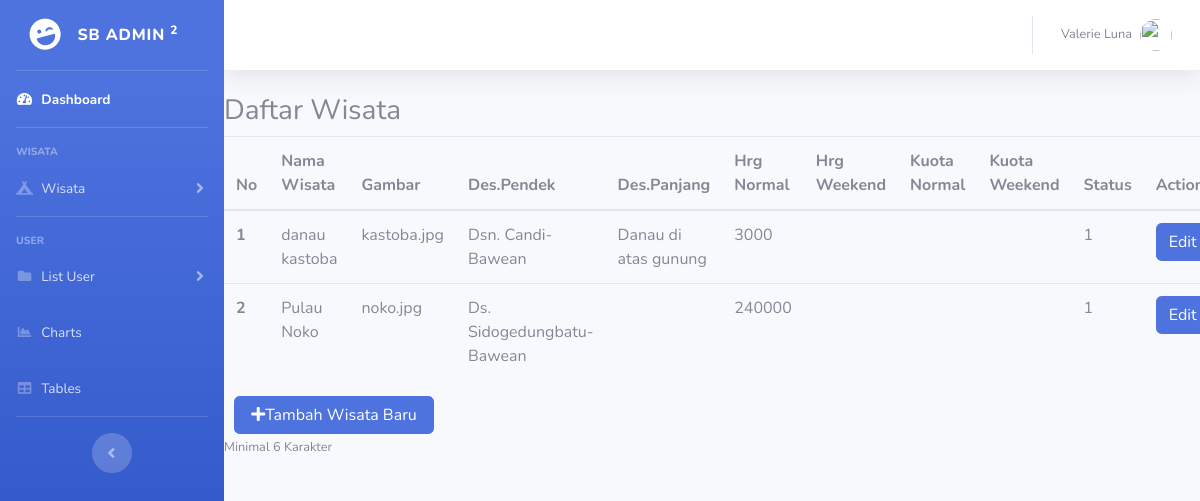
The app's page /index.php/c_admin/wisata with its own data.
### tables this page shows
CREATE TABLE `wisata` (
  `wis_id` int(11) NOT NULL,
  `wis_nama` varchar(200) NOT NULL,
  `wis_img` varchar(200) NOT NULL,
  `wis_desc_short` text NOT NULL,
  `wis_desc_long` text NOT NULL,
  `wis_hrg_weekday` decimal(10,0) NOT NULL,
  `wis_status` int(11) NOT NULL
);

### application/controllers/C_admin.php (called while the page is built, shortened)
<?php
class C_admin extends CI_Controller {
	function __construct(){
		$this->load->model('M_wisata');
	}
	public function wisata(){
		$data['wisata'] = $this->M_wisata->tampil_data()->result();
		$this->load->view('templates/admin/header');
		$this->load->view('templates/admin/sidebar');
		$this->load->view('admin/a_wisata' , $data);
		$this->load->view('templates/admin/footer');
	}
}
?>

### index.php (called while the page is built, shortened)
<?php
require_once BASEPATH.'core/CodeIgniter.php';

### application/models/M_wisata.php (called while the page is built, shortened)
<?php
class M_wisata extends CI_Model
{
	public function tampil_data()
	{
		return $this->db->get('wisata');
	}
}

### application/views/admin/a_wisata.php (the view, shortened to what this page needs)
<h3>Daftar Wisata</h3>
<table class="table table-hover">
  <thead>
    <tr>
      <th scope="col">No</th>
      <th scope="col">Nama Wisata</th>
      <th scope="col">Gambar</th>
      <th scope="col">Des.Pendek</th>
      <th scope="col">Des.Panjang</th>
      <th scope="col">Hrg Normal</th>
      <th scope="col">Hrg Weekend</th>
      <th scope="col">Kuota Normal</th>
      <th scope="col">Kuota Weekend</th>
      <th scope="col">Status</th>
      <th scope="col">Action</th>
    </tr>
  </thead>
  <tbody>
    <?php
    $no = 1;
    foreach ($wisata as $wis ):
 ?>
    <tr>
      <th scope="row"><?php echo $no; $no++; ?></th>
      <td><?php echo $wis->wis_nama; ?></td>
      <td><?php echo $wis->wis_img; ?></td>
      <td><?php echo $wis->wis_desc_short; ?></td>
      <td><?php echo $wis->wis_desc_long; ?></td>
      <td><?php echo $wis->wis_hrg_weekday; ?></td>
      <td><?php echo $wis->wis_hrg_weekend; ?></td>
      <td><?php echo $wis->wis_kuota_weekday; ?></td>
      <td><?php echo $wis->wis_kuota_weekend; ?></td>
      <td><?php echo $wis->wis_status; ?></td>
      <td><a class="btn btn-primary" href="anjay">Edit</a></td>
    </tr>
    <?php endforeach ?>
  </tbody>
</table>
<button type="button" class="btn btn-primary" style="width: 200px; margin-left: 10px" data-toggle="modal" data-target="#addwis"><i class="fas fa-plus"></i>Tambah Wisata Baru</button>
<small id="emailHelp" class="form-text text-muted">Minimal 6 Karakter</small>

### records on screen
wisata: wis_nama "danau kastoba", wis_img "kastoba.jpg", wis_desc_short "Dsn. Candi-Bawean", wis_desc_long "Danau di atas gunung", wis_hrg_weekday "3000", wis_status "1"
wisata: wis_nama "Pulau Noko", wis_img "noko.jpg", wis_desc_short "Ds. Sidogedungbatu-Bawean", wis_hrg_weekday "240000", wis_status "1"
